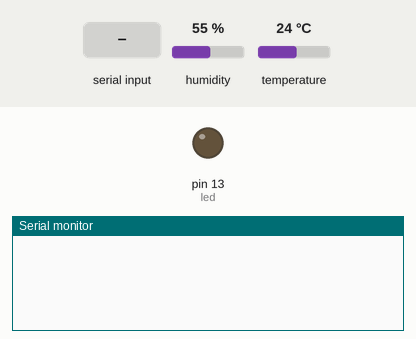
Simulated run of this sketch. Board: Arduino Uno, built with avr-gcc and run on an emulated ATmega328P. On the bench: output pins drawn as LEDs (lit = HIGH), the last lines printed to the serial monitor. The test bench sets the inputs (shaded band); at power-on: humidity 55 %, temperature 24 °C.

Above: at 1.4 s.
1.5 s: "1" received over the second serial link
At 1.8 s:
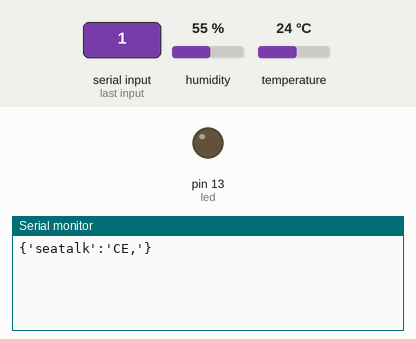
8.4 s: "0" received over the second serial link
At 9.5 s:
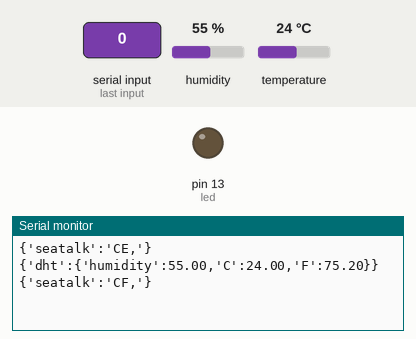
9.9 s: "2" received over the second serial link
At 10.6 s:
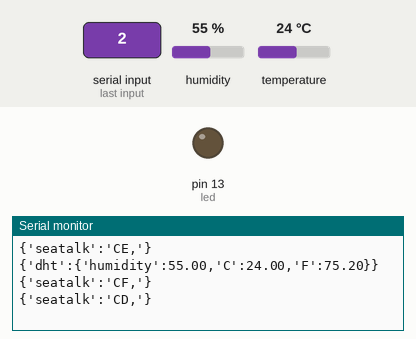

The sketch:

arduinoUnoSeatalkRX.ino
```cpp
#include <SoftwareSerial9.h>
#include <DHT.h>
#include <MsTimer2.h>

#define SEATALK_RX 6
#define SEATALK_TX 7

#define DHTPIN 2
#define DHTTYPE DHT22


const int nTx = 9;
const int nRx = 8;
const int led = LED_BUILTIN;

SoftwareSerial9 SerialO(SEATALK_RX, SEATALK_TX,true);
DHT dht(DHTPIN, DHTTYPE);

void setup() {
  pinMode(led, OUTPUT);
  SerialO.begin(4800);
  Serial.begin(115200);
  dht.begin();
  MsTimer2::set(6789,dhtChk);
  delay(200);
  MsTimer2::start();
}

int charN = 0;
char nc;
char buf[64];

uint8_t stBuf[16];
int stCharN = 0;

void dhtChk(){
	float h = dht.readHumidity();
	// Read temperature as Celsius (the default)
	float t = dht.readTemperature();
	// Read temperature as Fahrenheit (isFahrenheit = true)
	float f = dht.readTemperature(true);

	if (isnan(h) || isnan(t) || isnan(f)) {
		Serial.println(F("DHT error"));
		return;
	}
	Serial.print("{'dht':{'humidity':");
	Serial.print(h);
	Serial.print(",'C':");
	Serial.print(t);
	Serial.print(",'F':");
	Serial.print(f);
	Serial.println("}}");

}
/*
void readUART(){


  if(nSerial.available()){
    //waitInRow = 0;
    nc = char(nSerial.read());
    buf[charN] = nc;
    Serial.print(nc);
    if( nc == "\n" ){
      gotMsg();
    }
    charN++;
  }

  //waitInRow++;

  if( charN >= 64 ){
    charN = 0;
    //waitInRow = 0;
  }

}
*/
char stChar;
int stNot = 0;
void stGot(){
	if( stCharN > 0){
		stBuf[stCharN] = 0;
		Serial.print("{'seatalk':'");
		for( int c=0; c<stCharN;c++){
			Serial.print(stBuf[c],HEX);
			Serial.print(',');

		}
		Serial.println("'}");

		//Serial.println((makeWord( stBuf[3], stBuf[2] )*0.3048) );

	}

	stCharN = 0;
	stBuf[0] = 0;
	stNot = 0;
}

void stRead(){
	if( SerialO.available() ){
		stBuf[stCharN++] = ((char)(~SerialO.read()));
		stNot = 0;
	}else{
		delay(1);
		stNot++;
	}

	if( stNot > 3 || stCharN >= 31 ){
		stGot();

	}
}

bool st_isBusy() {
	//return true;
	int c;
	for (c = 0; c < 255; c++) {
		if ( digitalRead(SEATALK_RX) == 0)
		//delay(5);
			stRead();
		else
			return false;
	}
	return true;
}

void readSeatalk(){
	stRead();


}

long iter = 0;
long hc = 0;

void loop() {
  iter++;

  //Serial.println('.');
  stRead();


  //delay(1);

  /*

  //Serial.println(iter);
  if( (iter % (long)40000) == 0 ){
    Serial.println(">");
    nSerial.print("arduino sais hello !\n");
    //iter = 0;
  }
  //nSerial.println(iter);
  if( nSerial.available() ){
    readUART();
  }else{
    //Serial.println("n:- - -");
    //delay(2);
  }
  */


}
```

Measured:
- after the input at 1.5 s, the serial monitor: prints a new line at once (image 1)
- after the input at 8.4 s, the serial monitor: prints a new line at once (image 2)
- after the input at 9.9 s, the serial monitor: prints a new line at once (image 3)
